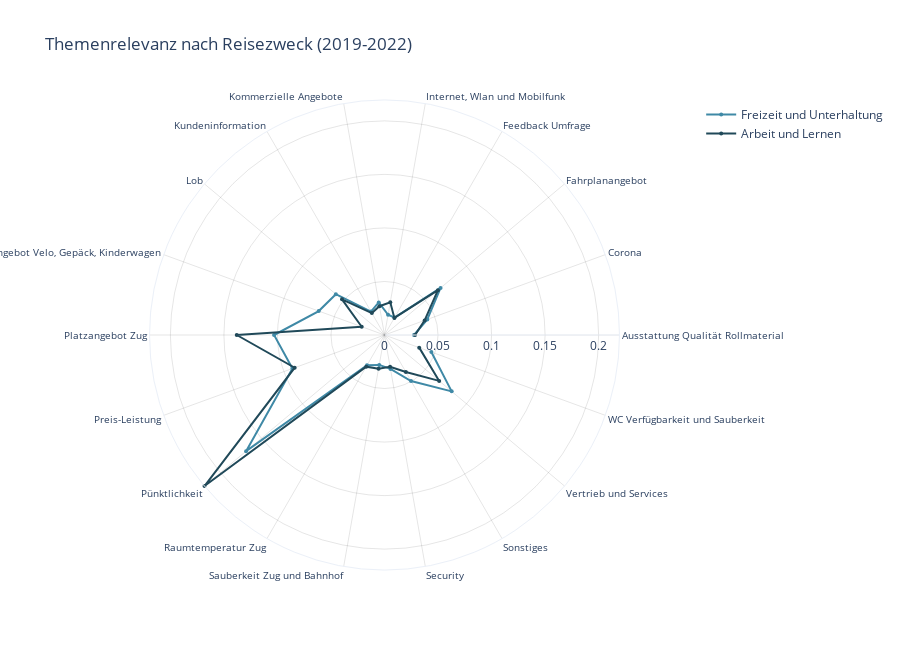

Write notebook code for a chart like this one.
### Code cell
create_grouped_radar(df_R_zweck, x_col="CustomName", y_col="relative_count", color_col="R_zweck", color_discrete_sequence=color_discrete_sequence, title="Themenrelevanz nach Reisezweck (2019-2022)", xaxis_title='', yaxis_title='Häufigkeit', legend_title='', template=template)

### Figure 1 — Plotly figure (JSON) as saved in the notebook; plotly's stock layout.template omitted (floating-point values rounded to 4 significant figures)
{"data": [{"fill": "none", "line": {"color": "#0B1F26"}, "marker": {"size": 4}, "name": "nan", "r": [], "showlegend": true, "theta": [], "type": "scatterpolar"}, {"fill": "none", "line": {"color": "#3F89A6"}, "marker": {"size": 4}, "name": "Freizeit und Unterhaltung", "r": [0.02756, 0.04254, 0.06837, 0.0188, 0.01922, 0.03088, 0.02523, 0.05932, 0.06537, 0.1032, 0.09151, 0.1688, 0.03268, 0.02837, 0.03215, 0.04961, 0.0819, 0.04657], "showlegend": true, "theta": ["Ausstattung Qualität Rollmaterial", "Corona", "Fahrplanangebot", "Feedback Umfrage", "Internet, Wlan und Mobilfunk", "Kommerzielle Angebote", "Kundeninformation", "Lob", "Platzangebot Velo, Gepäck, Kinderwagen", "Platzangebot Zug", "Preis-Leistung", "Pünktlichkeit", "Raumtemperatur Zug", "Sauberkeit Zug und Bahnhof", "Security", "Sonstiges", "Vertrieb und Services", "WC Verfügbarkeit und Sauberkeit"], "type": "scatterpolar"}, {"fill": "none", "line": {"color": "#204959"}, "marker": {"size": 4}, "name": "Arbeit und Lernen", "r": [0.02858, 0.03991, 0.06515, 0.01843, 0.03109, 0.02732, 0.02362, 0.05182, 0.02265, 0.138, 0.08929, 0.2195, 0.03413, 0.03191, 0.03006, 0.03991, 0.06671, 0.0345], "showlegend": true, "theta": ["Ausstattung Qualität Rollmaterial", "Corona", "Fahrplanangebot", "Feedback Umfrage", "Internet, Wlan und Mobilfunk", "Kommerzielle Angebote", "Kundeninformation", "Lob", "Platzangebot Velo, Gepäck, Kinderwagen", "Platzangebot Zug", "Preis-Leistung", "Pünktlichkeit", "Raumtemperatur Zug", "Sauberkeit Zug und Bahnhof", "Security", "Sonstiges", "Vertrieb und Services", "WC Verfügbarkeit und Sauberkeit"], "type": "scatterpolar"}], "layout": {"height": 650, "legend": {"title": {"text": ""}}, "polar": {"angularaxis": {"gridcolor": "rgba(0,0,0,0.1)", "showticklabels": true, "tickfont": {"size": 10}, "tickmode": "linear", "visible": true}, "radialaxis": {"gridcolor": "rgba(0,0,0,0.1)", "gridwidth": 1, "range": [0, 0.2195], "showgrid": true, "visible": true}}, "showlegend": true, "title": {"text": "Themenrelevanz nach Reisezweck (2019-2022)"}, "width": 900, "xaxis": {"title": {"text": ""}}, "yaxis": {"title": {"text": "Häufigkeit"}}}}
